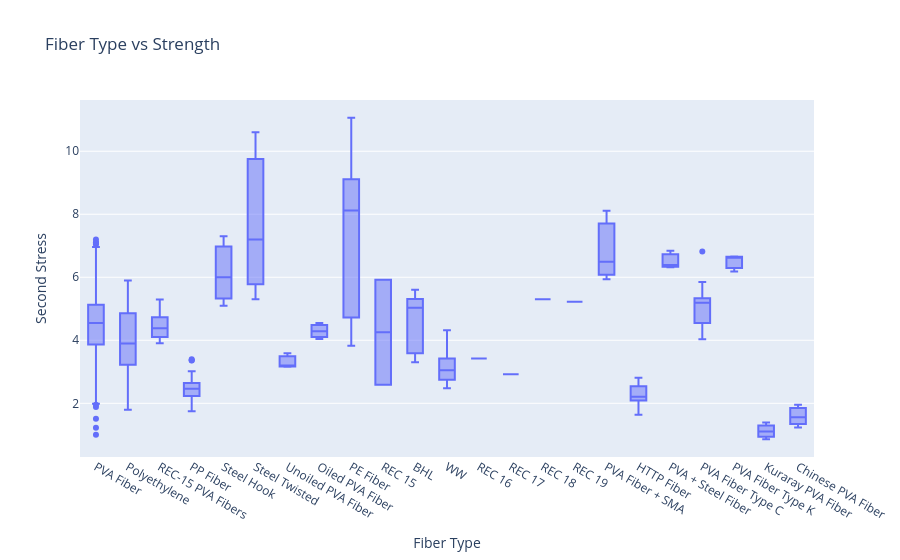

Notebook code for this chart:
### Code cell
px.box(df, x="Fiber Type", y="Second Stress",
       title="Fiber Type vs Strength").show()

### Figure 1 — Plotly figure (JSON) as saved in the notebook; plotly's stock layout.template omitted (floating-point values rounded to 4 significant figures; data arrays with more than 128 entries replaced by an {"elided": "..."} marker saying what was removed)
{"data": [{"alignmentgroup": "True", "hovertemplate": "Fiber Type=%{x}<br>Second Stress=%{y}<extra></extra>", "legendgroup": "", "marker": {"color": "#636efa"}, "name": "", "notched": false, "offsetgroup": "", "orientation": "v", "showlegend": false, "type": "box", "x": {"elided": "506 str values"}, "x0": " ", "xaxis": "x", "y": {"elided": "506 float values"}, "y0": " ", "yaxis": "y"}], "layout": {"boxmode": "group", "legend": {"tracegroupgap": 0}, "title": {"text": "Fiber Type vs Strength"}, "xaxis": {"anchor": "y", "domain": [0, 1], "title": {"text": "Fiber Type"}}, "yaxis": {"anchor": "x", "domain": [0, 1], "title": {"text": "Second Stress"}}}}
